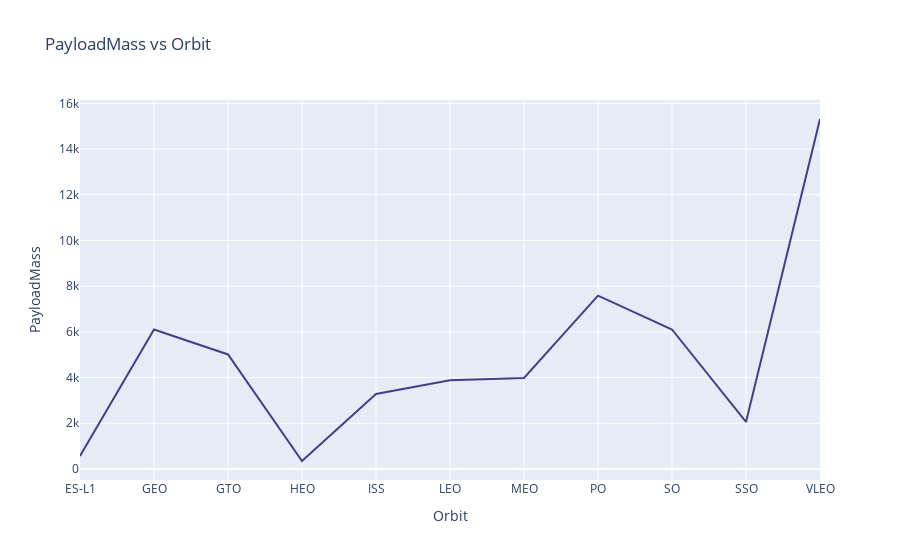

Notebook source saved alongside this figure:
### Markdown cell above
You should see that in the LEO orbit the Success appears related to the number of flights; on the other hand, there seems to be no relationship between flight number when in GTO orbit.

### Code cell
### TASK  5: Visualize the relationship between Payload and Orbit type
line_data = df.groupby('Orbit')['PayloadMass'].mean().reset_index()
fig = go.Figure(data=go.Scatter(x=line_data['Orbit'], y=line_data['PayloadMass'], mode='lines', marker=dict(color='darkslateblue')))
# Updating layout through `update_layout`. Here we are adding title to the plot and providing title to x and y axis.
fig.update_layout(title='PayloadMass vs Orbit', xaxis_title='Orbit', yaxis_title='PayloadMass')
# Display the figure
fig.show()

### Figure 1 — Plotly figure (JSON) as saved in the notebook; plotly's stock layout.template omitted (floating-point values rounded to 4 significant figures)
{"data": [{"marker": {"color": "darkslateblue"}, "mode": "lines", "x": ["ES-L1", "GEO", "GTO", "HEO", "ISS", "LEO", "MEO", "PO", "SO", "SSO", "VLEO"], "y": [570, 6105.0, 5012.0, 350, 3280.0, 3883.0, 3987, 7584.0, 6105.0, 2060, 15320.0], "type": "scatter"}], "layout": {"title": {"text": "PayloadMass vs Orbit"}, "xaxis": {"title": {"text": "Orbit"}, "type": "category", "range": [0, 10], "autorange": true}, "yaxis": {"title": {"text": "PayloadMass"}, "type": "linear", "range": [-481.4, 16150.0], "autorange": true}, "autosize": true}}
